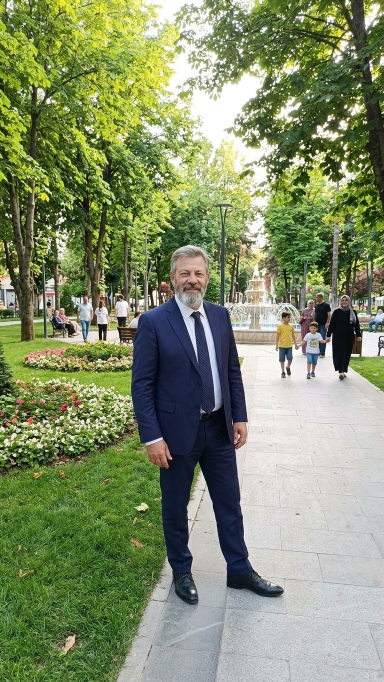
#> input picture MOBILE_APP/vst-approved-artwork.jpg, 768 x 1364 px (shown at 1/2 size)
$ python prepare_brand_assets.py
#> lines starting #> are read from the running program, lines starting #| are printed output that depends on the picture
"""Prepare the approved VST artwork as a Buildozer-compatible launcher icon.

Requires Pillow. Keeps the full artwork visible by fitting it inside a square
rather than cropping important details off the edges.
"""
from pathlib import Path

from PIL import Image, ImageOps

HERE = Path(__file__).resolve().parent
SOURCE = HERE / "vst-approved-artwork.jpg"
OUTPUT = HERE / "vst-launcher-icon.png"
SIZE = (512, 512)
BACKGROUND = (3, 9, 20, 255)


def main() -> None:
    if not SOURCE.is_file():
        raise SystemExit(f"Approved VST artwork is missing: {SOURCE}")

    with Image.open(SOURCE) as original:
#> original is the input picture: PIL image 768x1364 RGB; mean R, G, B 130.8, 142.6, 106.8
        artwork = ImageOps.exif_transpose(original).convert("RGBA")
        artwork.thumbnail((SIZE[0] - 24, SIZE[1] - 24), Image.Resampling.LANCZOS)
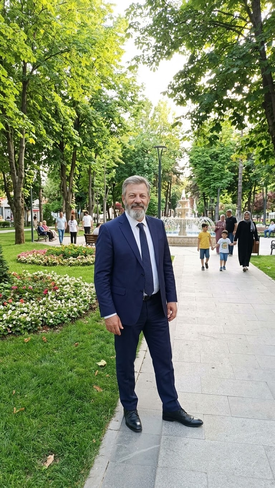
#> artwork: PIL image 275x488 RGBA; mean R, G, B, A 130.8, 142.5, 106.8, 255
        canvas = Image.new("RGBA", SIZE, BACKGROUND)
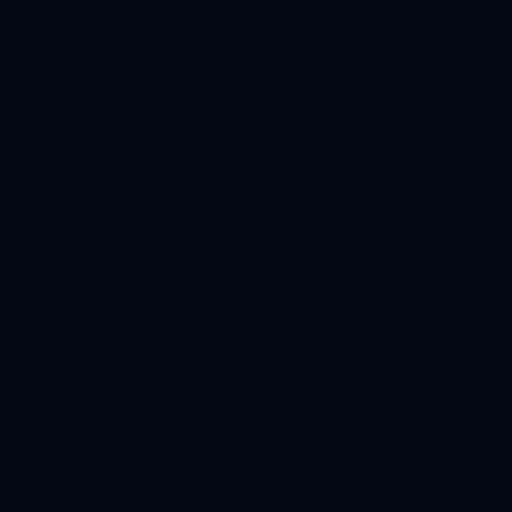
#> canvas: PIL image 512x512 RGBA; mean R, G, B, A 3, 9, 20, 255
        x = (SIZE[0] - artwork.width) // 2
#> x = 118
        y = (SIZE[1] - artwork.height) // 2
#> y = 12
        canvas.alpha_composite(artwork, (x, y))
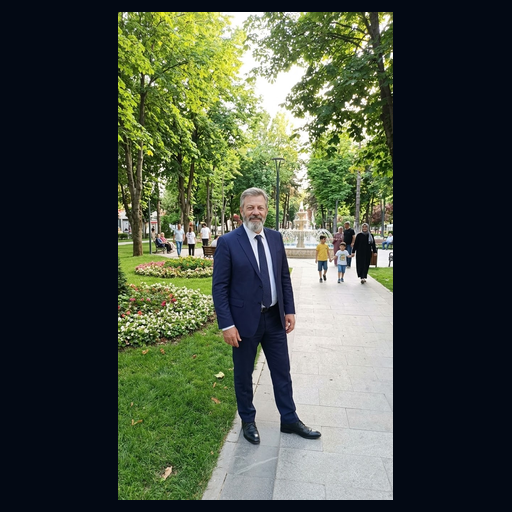
#> canvas: PIL image 512x512 RGBA; mean R, G, B, A 68.4, 77.4, 64.5, 255
        canvas.convert("RGB").save(OUTPUT, format="PNG", optimize=True)

    with Image.open(OUTPUT) as generated:
        if generated.size != SIZE or generated.format != "PNG":
            raise SystemExit("Generated launcher icon failed validation.")
    print(f"Prepared {OUTPUT.name} ({SIZE[0]}x{SIZE[1]} PNG)")


if __name__ == "__main__":
    main()
